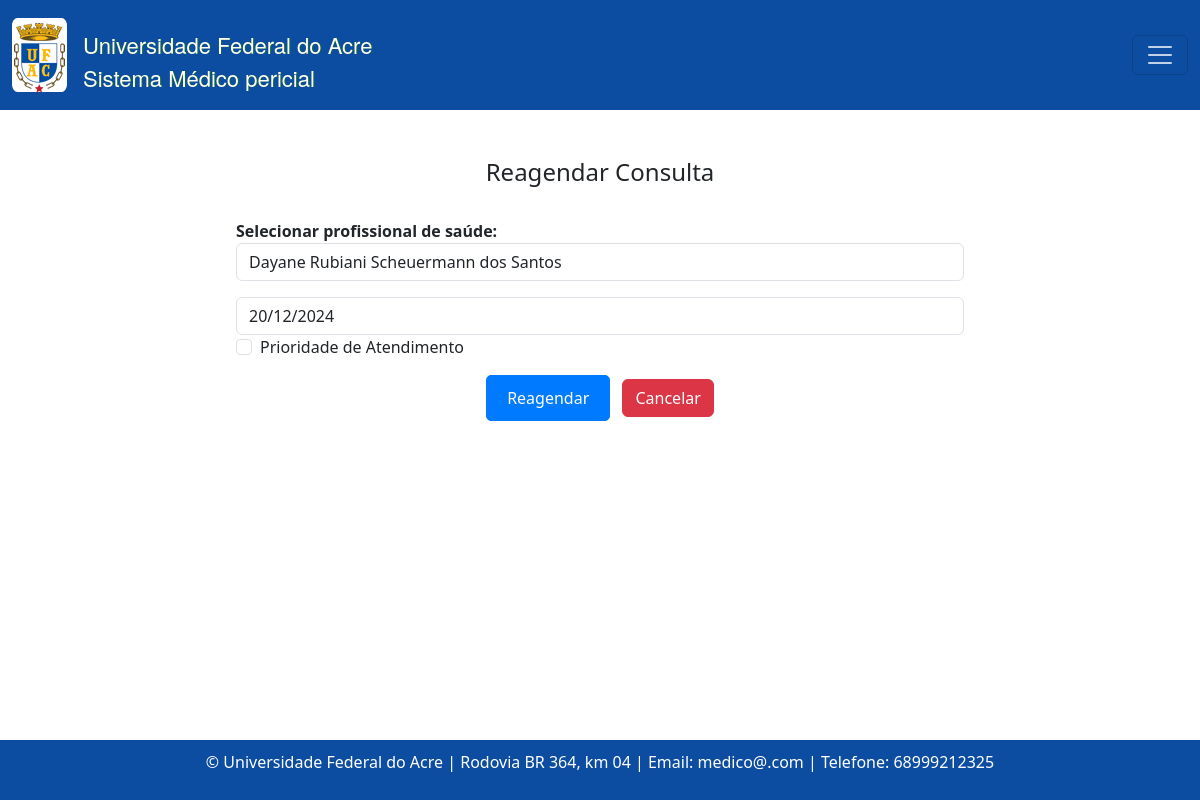
Page /reagendar/agendamento/101/ on the committed database.
### consulta/models.py (models this page shows, shortened)
class Agendamento(models.Model):
    TURNO_CHOICES = [
        ('manha', 'Manhã'),
        ('tarde', 'Tarde'),
    ]
    status_atendimento = models.CharField(max_length=20, choices=[
        ('confirmado', 'Confirmado'),
        ('ausente', 'Ausente'),
        ('pendente', 'Pendente'),
    ], default='pendente')
    paciente = models.ForeignKey(Paciente, on_delete=models.CASCADE)
    profissional_saude = models.ForeignKey(Profissionaldasaude, on_delete=models.CASCADE)
    data_agendamento = models.DateTimeField(u'Data Agendamento', blank=False, null=False)
    turno = models.CharField(max_length=10, choices=TURNO_CHOICES)
    prioridade_atendimento = models.BooleanField(default=False)
    justificativa_cancelamento = models.TextField(blank=True, null=True)
    class Meta:
        ordering = ['-data_agendamento', 'paciente__nome']
        verbose_name = 'Agendamento'
        verbose_name_plural = 'Agendamentos'

### consulta/views.py (the view)
# urls.py: path('reagendar/agendamento/<int:pk>/', views.reagendar_agendamento, name='reagendarAgendamento'),
def reagendar_agendamento(request, pk):
    agendamento = get_object_or_404(Agendamento, pk=pk)
    if request.method == 'POST':
        form = AgendamentoReagendarForm(request.POST, instance=agendamento)
        if form.is_valid():
            form.save()
            agendamento.status_atendimento = 'pendente'
            agendamento.save()
            messages.warning(request, 'Reagendado com sucesso!')
            return redirect('agendamentoListagem')
        else:
            messages.error(request, 'Informe uma data válida!')
    else:
        form = AgendamentoReagendarForm(instance=agendamento)
    return render(request, 'consultas/reagendar_agendamento.html', {'form': form, 'agendamento': agendamento})

### consulta/forms.py (shortened to what this page needs)
class AgendamentoReagendarForm(forms.ModelForm):
    class Meta:
        model = Agendamento
        fields = ['profissional_saude', 'data_agendamento', 'prioridade_atendimento', 'justificativa_cancelamento']
        labels = {
            'profissional_saude': 'Selecionar profissional de saúde:',
            'data_agendamento': 'Selecionar nova data:',
            'prioridade_atendimento': 'Prioridade de Atendimento',
        }
        widgets = {
            'profissional_saude': forms.Select(attrs={'class': 'form-control'}),
            'data_agendamento': forms.DateTimeInput(attrs={'class': 'form-control'}),
            'prioridade_atendimento': forms.CheckboxInput(attrs={'class': 'form-check-input'}),
        }

### consulta/models.py (called while the page is built)
    def __str__(self):
        return self.nome

### templates/consultas/reagendar_agendamento.html (shortened to what this page needs)
{% extends "base.html" %}
{% block content %}
    <div class="container">
        <div class="col-md-8 offset-md-2">
            <h4 class="text-center">Reagendar Consulta</h4> <br>
            <form action="{% url 'reagendarAgendamento' agendamento.id %}" method="POST">
                <div class="mb-3" style="font-weight: bold">
                    <label for="{{ form.profissional_saude.id_for_label }}">{{ form.profissional_saude.label }}</label>
                    {{ form.profissional_saude }}
                </div>
                <div >
                    {% with form.data_agendamento as field %}
                        {% include 'field.html' %}
                    {% endwith %}
                </div>
                <div class="mb-3 form-check">
                    {{ form.prioridade_atendimento }}
                    <label class="form-check-label" for="{{ form.prioridade_atendimento.id_for_label }}">
                        {{ form.prioridade_atendimento.label }}
                    </label>
                </div>
                <div class="text-center">
                    <button type="submit" class="btn btn-primary ">Reagendar</button>
                    <a class="btn btn-danger ms-2" href="{% url 'agendamentoListagem' %}">Cancelar</a>
                </div>
            </form>
        </div>
    </div>
{% endblock %}

### templates/field.html (shortened to what this page needs)
{{ field }}

### static/css/estilos.css (style rules this page uses)
* { scroll-behavior: smooth; }
.btn-primary { background-color: #007bff; color: #fff; border: 1px solid #007bff; border-radius: 5px; padding: 10px 20px; text-decoration: none; display: inline-block; transition: background-color 0.3s ease; }

### rows in the picture
Agendamento: profissional_saude "Dayane Rubiani Scheuermann dos Santos", data_agendamento "20/12/2024"
